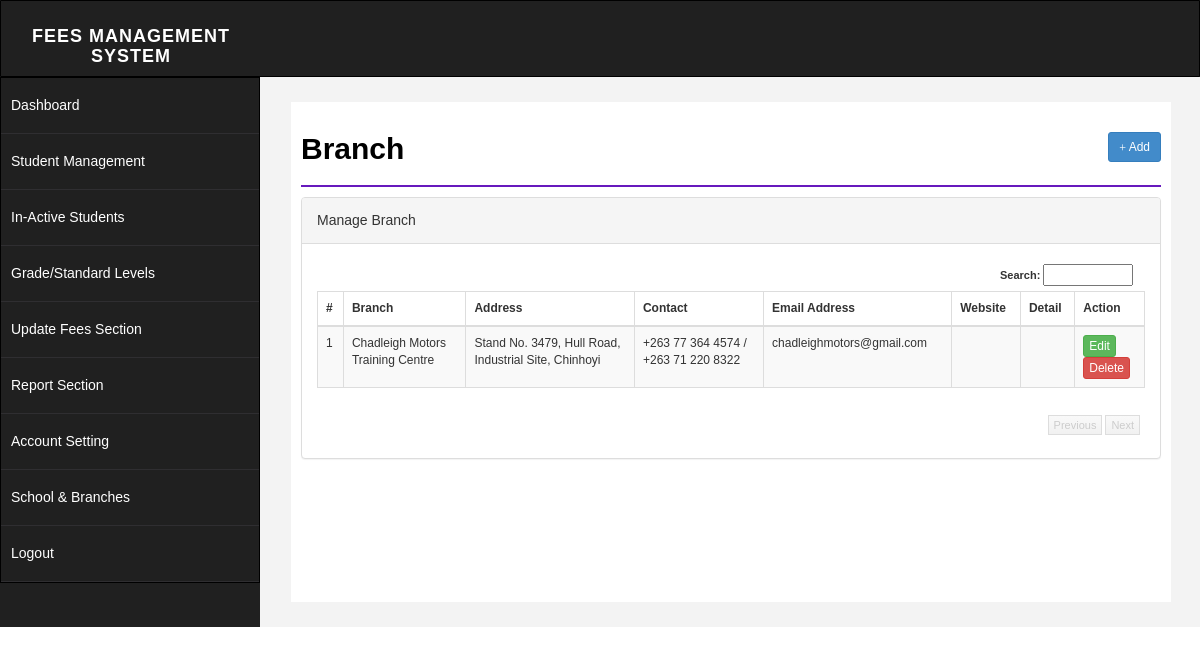
/branch.php (signed in), run on the app's committed database.
### tables this page shows
CREATE TABLE `branch` (
  `id` int(255) NOT NULL,
  `branch` varchar(255) NOT NULL,
  `address` text NOT NULL,
  `contact_number` varchar(50) NOT NULL,
  `email_address` varchar(50) NOT NULL,
  `website` varchar(50) NOT NULL,
  `detail` text NOT NULL,
  `delete_status` enum('0','1') NOT NULL DEFAULT '0'
);

### branch.php (the view, shortened to what this page needs)
<?php
include("php/dbconnect.php");
$branch='';
$address='';
$detail = '';
$id= '';
$email_address = '';
$website = '';
$contact_number = '';
$action = "add";
?>
<!DOCTYPE html>
<html>
<head>
    <link href="css/bootstrap.css" rel="stylesheet" />
    <link href="css/font-awesome.css" rel="stylesheet" />
    <link href="css/basic.css" rel="stylesheet" />
    <link href="css/custom.css" rel="stylesheet" />
</head>
<?php
include("php/header.php");
?>
        <div id="page-wrapper">
            <div id="page-inner">
                <div class="row">
                    <div class="col-md-12">
                        <h1 class="page-head-line">Branch
						<?php
						echo (isset($_GET['action']) && @$_GET['action']=="add" || @$_GET['action']=="edit")?
						' <a href="branch.php" class="btn btn-primary btn-sm pull-right">Back <i class="glyphicon glyphicon-arrow-right"></i></a>':'<a href="branch.php?action=add" class="btn btn-primary btn-sm pull-right"><i class="glyphicon glyphicon-plus"></i> Add </a>';
						?>
						</h1>
                    </div>
                </div>
        <?php
		 if(isset($_GET['action']) && @$_GET['action']=="add" || @$_GET['action']=="edit")
		 {
		?>
			<script type="text/javascript" src="js/validation/jquery.validate.min.js"></script>
                <div class="row">
                    <div class="col-sm-8 col-sm-offset-2">
               <div class="panel panel-primary">
                        <div class="panel-heading">
                           <?php echo ($action=="add")? "Add Branch": "Edit Branch"; ?>
                        </div>
						<form action="branch.php" method="post" id="signupForm1" class="form-horizontal">
                        <div class="panel-body">
						<div class="form-group">
								<label class="col-sm-2 control-label" for="Old">Branch </label>
								<div class="col-sm-10">
									<input type="text" class="form-control" id="branch" name="branch" value="<?php echo $branch;?>"  />
								</div>
							</div>
							<div class="form-group">
								<label class="col-sm-2 control-label" for="Password"> Address </label>
								<div class="col-sm-10">
	                        <textarea class="form-control" id="address" name="address"><?php echo $address;?></textarea >
								</div>
							</div>
							<div class="form-group">
								<label class="col-sm-2 control-label" for="Confirm"> Contact Number</label>
								<div class="col-sm-10">
                         <textarea class="form-control" name="contact_number" id="contact_number"><?php echo                                    $contact_number;?></textarea >
								</div>
							</div>
							<div class="form-group">
								<label class="col-sm-2 control-label" for="Confirm">Email Address </label>
								<div class="col-sm-10">
									    <textarea class="form-control" name="email_address" id="email_address">
									        <?php echo $email_address;?>
                                        </textarea >
								</div>
							</div>
							<div class="form-group">
								<label class="col-sm-2 control-label" for="Confirm"> Website</label>
								<div class="col-sm-10">
									    <textarea class="form-control" name="website" id="website">
									        <?php echo $website;?>
                                        </textarea >
								</div>
							</div>
							<div class="form-group">
								<label class="col-sm-2 control-label" for="Confirm"> Detail</label>
								<div class="col-sm-10">
									    <textarea class="form-control" name="detail" id="detail">
									        <?php echo $detail;?>
                                        </textarea >
								</div>
							</div>
						<div class="form-group">
								<div class="col-sm-8 col-sm-offset-2">
								<input type="hidden" name="id" value="<?php echo $id;?>">
								<input type="hidden" name="action" value="<?php echo $action;?>">
									<button type="submit" name="save" class="btn btn-primary">Save </button>
								</div>
							</div>
                         </div>
							</form>
                        </div>
                            </div>
                </div>
		<script type="text/javascript">
		$( document ).ready( function () {
			 if($("#signupForm1").length > 0)
         {
			$( "#signupForm1" ).validate( {
				rules: {
					branch: "required",
					address: "required"
				},
				messages: {
					branch: "Please enter branch name",
					address: "Please enter address"
				},
				errorElement: "em",
				errorPlacement: function ( error, element ) {
					// Add the `help-block` class to the error element
					error.addClass( "help-block" );
					// Add `has-feedback` class to the parent div.form-group
					// in order to add icons to inputs
					element.parents( ".col-sm-10" ).addClass( "has-feedback" );
					if ( element.prop( "type" ) === "checkbox" ) {
						error.insertAfter( element.parent( "label" ) );
					} else {
						error.insertAfter( element );
					}
					// Add the span element, if doesn't exists, and apply the icon classes to it.
					if ( !element.next( "span" )[ 0 ] ) {
						$( "<span class='glyphicon glyphicon-remove form-control-feedback'></span>" ).insertAfter( element );
					}
				},
				success: function ( label, element ) {
					// Add the span element, if doesn't exists, and apply the icon classes to it.
					if ( !$( element ).next( "span" )[ 0 ] ) {
						$( "<span class='glyphicon glyphicon-ok form-control-feedback'></span>" ).insertAfter( $( element ) );
					}
				},
				highlight: function ( element, errorClass, validClass ) {
					$( element ).parents( ".col-sm-10" ).addClass( "has-error" ).removeClass( "has-success" );
					$( element ).next( "span" ).addClass( "glyphicon-remove" ).removeClass( "glyphicon-ok" );
				},
				unhighlight: function ( element, errorClass, validClass ) {
					$( element ).parents( ".col-sm-10" ).addClass( "has-success" ).removeClass( "has-error" );
					$( element ).next( "span" ).addClass( "glyphicon-ok" ).removeClass( "glyphicon-remove" );
				}
			} );
			}
		} );
	</script>
		<?php
		}else{
		?>
		 <link href="css/datatable/datatable.css" rel="stylesheet" />
		<div class="panel panel-default">
                        <div class="panel-heading">
                            Manage Branch
                        </div>
                        <div class="panel-body">
                             <div class="table-sorting table-responsive">
                                <table class="table table-striped table-bordered table-hover" id="tSortable22">
                                    <thead>
                                        <tr>
                                            <th>#</th>
                                            <th>Branch</th>
                                            <th>Address</th>
                                            <th>Contact</th>
											<th>Email Address</th>
											<th>Website</th>
											<th>Detail</th>
											<th>Action</th>
                                        </tr>
                                    </thead>
                                    <tbody>
									<?php
									$sql = "select * from branch where delete_status='0'";
									$q = $conn->query($sql);
									$i=1;
									while($r = $q->fetch_assoc())
									{
									echo '<tr>
                                            <td>'.$i.'</td>
                                            <td>'.$r['branch'].'</td>
                                            <td>'.$r['address'].'</td>
                                            <td>'.$r['contact_number'].'</td>
											<td>'.$r['email_address'].'</td>
											<td>'.$r['website'].'</td>
											<td>'.$r['detail'].'</td>
											<td>
											<a href="branch.php?action=edit&id='.$r['id'].'" class="btn btn-success btn-xs"><span>Edit</span></a>
											<a onclick="return confirm(\'Are you sure you want to delete this record\');" href="branch.php?action=delete&id='.$r['id'].'" class="btn btn-danger btn-xs"><span>Delete</span></a> </td>
                                        </tr>';
										$i++;
									}
									?>
                                    </tbody>
                                </table>
                            </div>
                        </div>
                    </div>
		<?php
		}
		?>
            </div>
        </div>
    </div>
</body>
</html>

### css/basic.css (style rules this page uses)
html * { font-family: "Poppins", sans-serif; }
body { font-family: "Open Sans", sans-serif; line-height: 25px; }
#page-wrapper { padding: 15px 15px; min-height: 100px; background: #f3f3f3; }
#page-inner { width: 100%; margin: 10px 20px 10px 1px; background-color: #fff !important; padding: 10px; min-height: 500px; }
.page-head-line { font-size: 30px; color: #000; font-weight: 800; padding-bottom: 20px; border-bottom: 2px solid #6719bd; margin-bottom: 10px; }
@media (min-width: 420px) { #page-wrapper { margin: 0 0 0 260px; padding: 15px 30px; min-height: 120px; } }

### css/custom.css (style rules this page uses)
html * { font-family: "Poppins", sans-serif; }

### css/datatable/datatable.css (style rules this page uses)
.dataTable { float: left; }
.table-sorting { padding: 0px; position: relative; font-size: 12px; background-color: #FFF; }
.table-sorting .table { border-top: 1px solid #DDD; border-bottom: 1px solid #DDD; }
.table-sorting .sorting_asc { background: url('../../img/datatable/sort_asc.png') no-repeat center right; cursor: pointer; }
.table-sorting .sorting { background: url('../../img/datatable/sort_both.png') no-repeat center right; cursor: pointer; }

### data on the page
branch: branch "Chadleigh Motors Training Centre", address "Stand No. 3479, Hull Road, Industrial Site, Chinhoyi", contact_number "+263 77 364 4574 / +263 71 220 8322", email_address "chadleighmotors@gmail.com"
